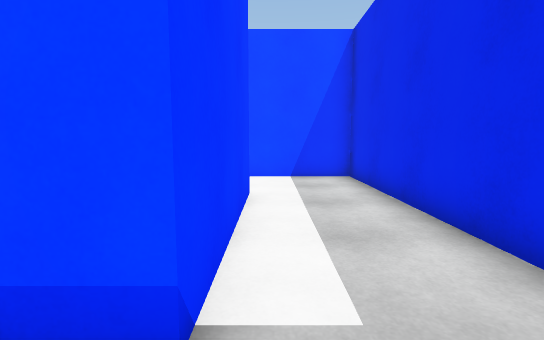
[1] (above)

24 first-person views from a walk through a Unity game level. The camera is 1.2 m above the floor, tilts 6° down and sees 85° across. The floor is counted in squares, 1 m on a side. Each view is taken from the middle of a square. On the plan, view 1 faces up. The plan holds only what a view shows up to about 13 squares ahead; the rest is blank. The place goes on beyond the plan. The player is left out.

[2]
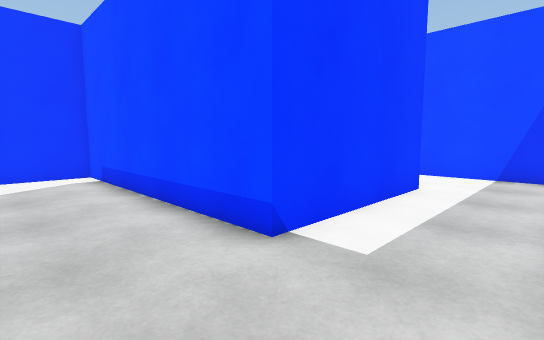

[3]
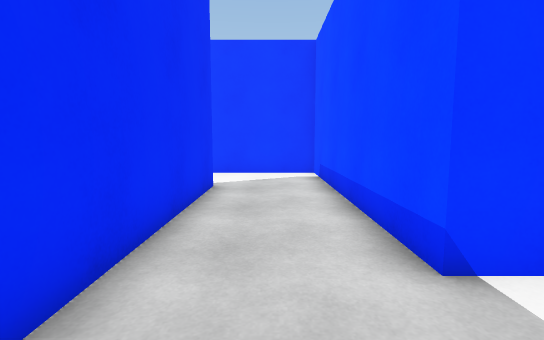

[4]
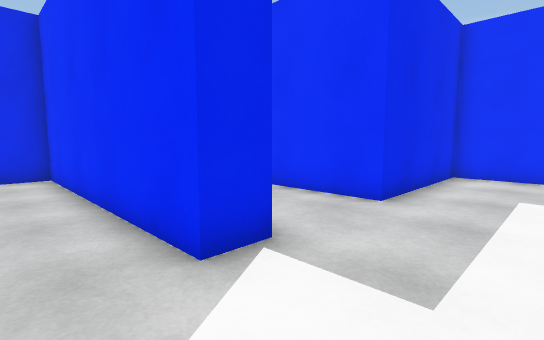

[5]
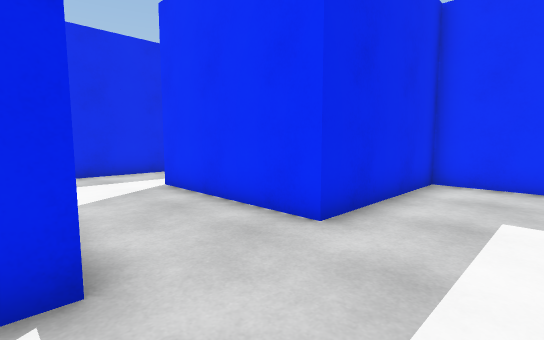

[6]
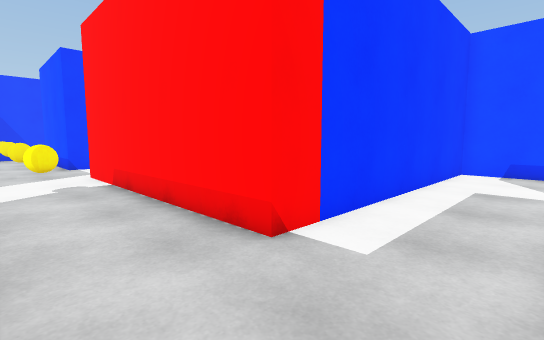

[7]
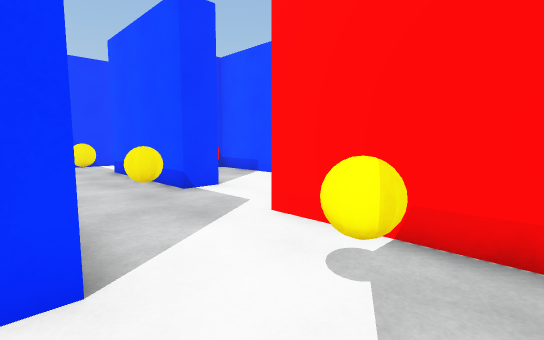

[8]
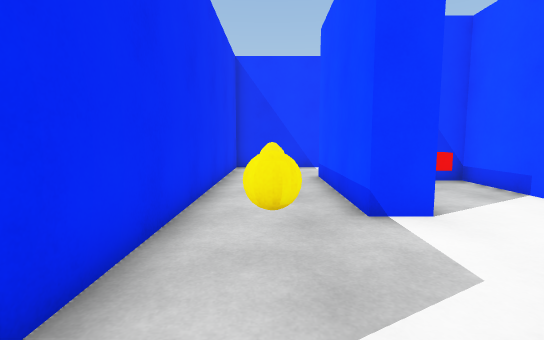

[9]
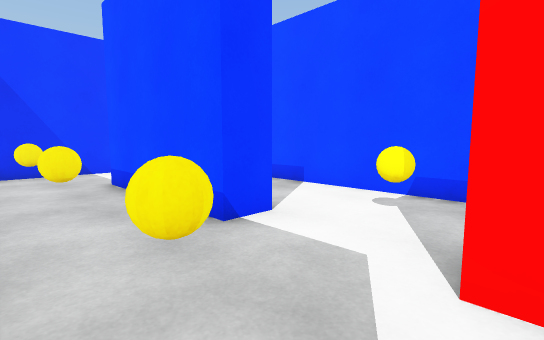

[10]
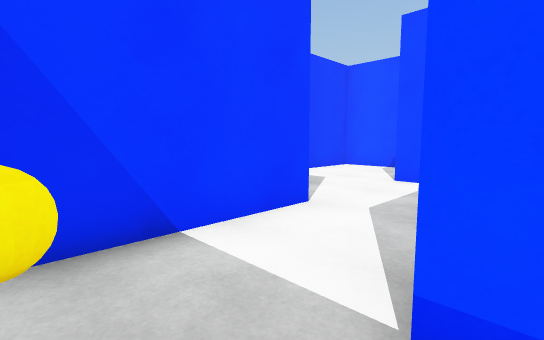

[11]
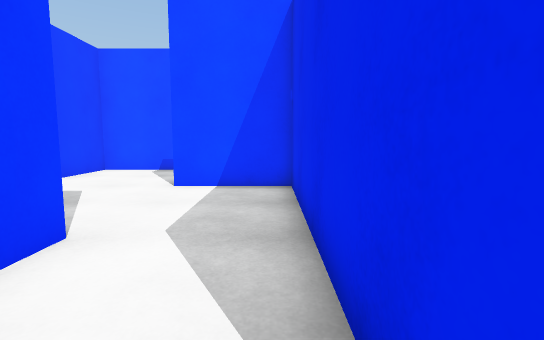

[12]
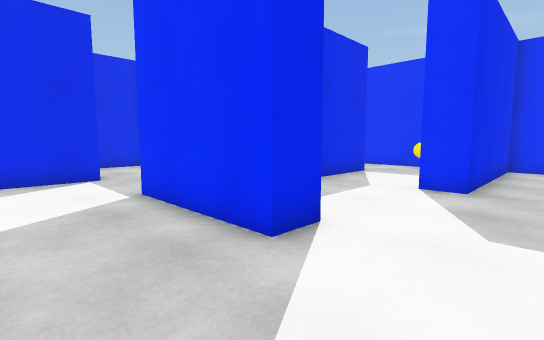

[13]
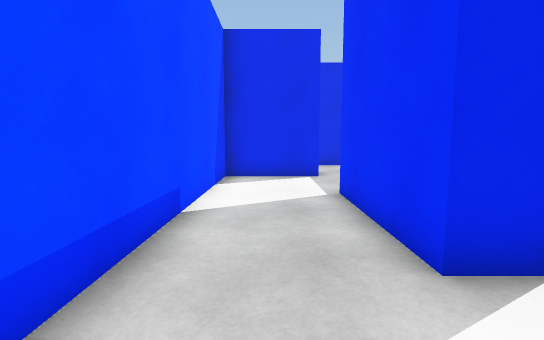

[14]
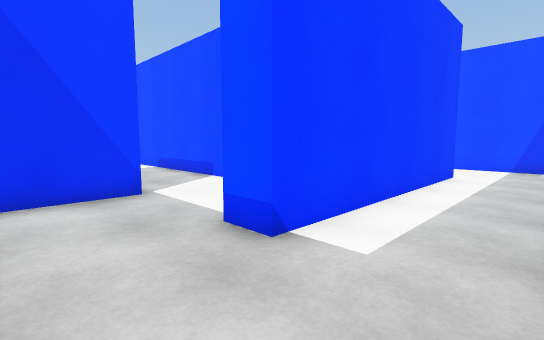

[15]
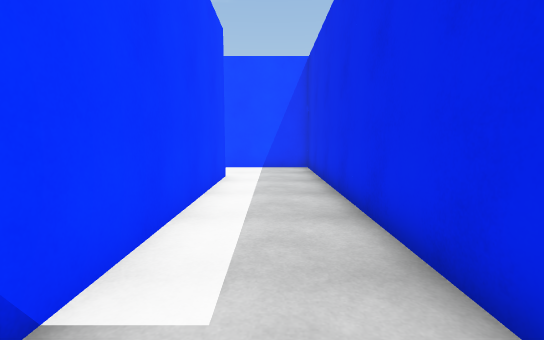

[16]
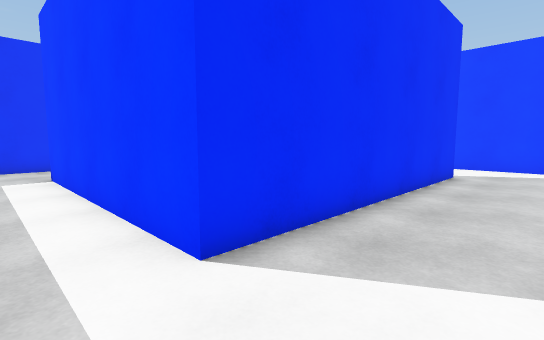

[17]
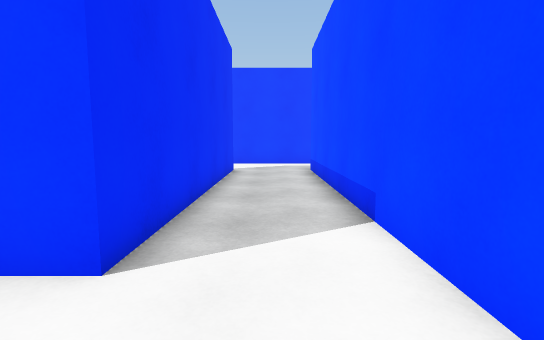

[18]
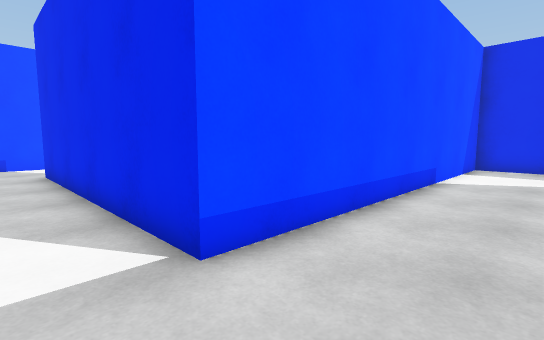

[19]
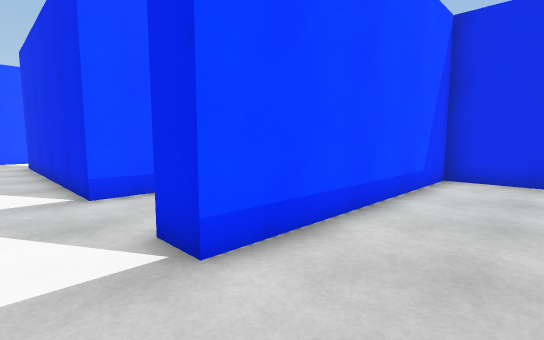

[20]
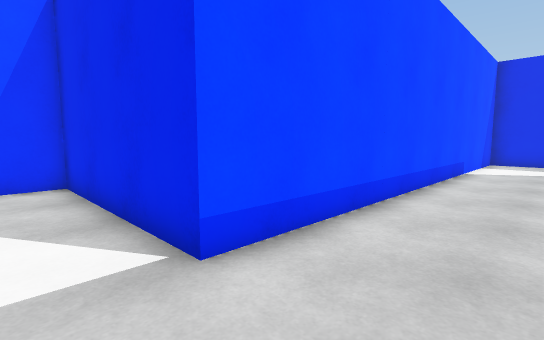

[21]
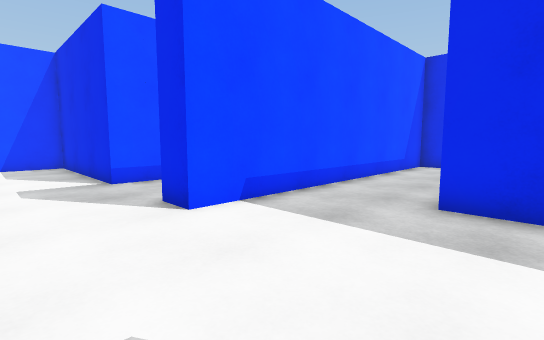

[22]
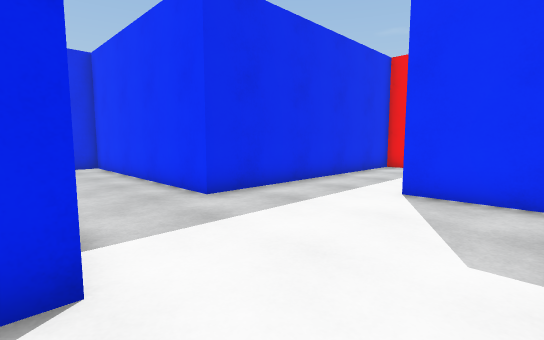

[23]
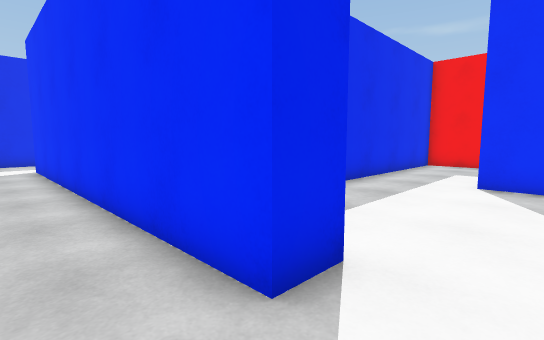

[24]
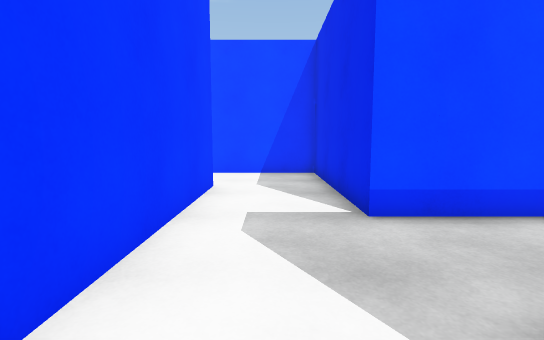

### Floor plan
Points are (right, up) in squares from view 1. A wall is a line through its corners. A room is listed if a view was taken in it or the views show most of it. See-through windows are left out.
Room 1 (views 1, 2, 3, 4, 5, 6, 7, 8, 9, 10, 11, 12, 13, 14, 15, 16, 17, 18, 20, 21, 22, 23, 24)
walls: (-14.9, -0.5) (-12.5, -0.5); (-16.5, -2.1) (-16.5, 11.5) (-28.5, 11.5) (-28.5, 19.5); (-17.2, -3.5) (-23.5, -3.5) (-23.5, -4.4); (-20, -2.5) (-18.5, -2.5); (-11.5, -6.5) (-9.5, -6.5) (-9.5, 2.5) (-1.5, 2.5) (-1.5, 5.5) (-12.5, 5.5) (-12.5, 6.5) (-0.5, 6.5) (-0.5, 1.5) (-8.5, 1.5) (-8.5, -7.5) (-16.5, -7.5); (-19.5, -6.4) (-19.5, -7.5) (-24.5, -7.5) (-24.5, -0.5) (-27.5, -0.5) (-27.5, 0.5) (-23.5, 0.5) (-23.5, -1.8); (-5.5, -2.6) (-5.5, -1.5) (2.5, -1.5) (2.5, -0.4); (-15.5, -10.4) (-15.5, -11); (-15.5, 12.5) (-15.5, 6.5); (-7.8, -10.5) (-5.5, -10.5) (-5.5, -5.5) (-0.5, -5.5); (-28.5, 8.5) (-19.5, 8.5) (-19.5, 0.5) (-20.5, 0.5) (-20.5, 3.5) (-30.5, 3.5); (2.5, 2.6) (2.5, 9.5) (-12.5, 9.5) (-12.5, 15.5) (-16.1, 15.5); (-29.5, -10.5) (-28.5, -10.5) (-28.5, -4.5) (-27.5, -4.5) (-27.5, -10.5) (-16.5, -10.5); (2.5, -7) (2.5, -4)
ways out: opening at (-29.5, 8) to room 2
objects: yellow ball (-26, -9); yellow ball (-22, -9); other object (-22, -5); yellow ball (-18, -9); yellow ball (-18, -5); yellow ball (-14, -9)
Room 2 (view 19)
walls: (-20.5, 5.4) (-20.5, 7.5) (-28.5, 7.5) (-28.5, 8.5)
ways out: opening at (-29.5, 8) to room 1

Where each view was taken, in squares from view 1:
view 1: 0 up, 0 right, facing up
view 2: 1 down, 2 right, facing up-left
view 3: 0 up, 2 right, facing left
view 4: 0 up, 8 left, facing down-right
view 5: 2 down, 8 left, facing down-right
view 6: 10 down, 6 left, facing up-left
view 7: 11 down, 13 left, facing up-left
view 8: 9 down, 15 left, facing left
view 9: 10 down, 16 left, facing up-left
view 10: 9 down, 24 left, facing up-left
view 11: 8 down, 25 left, facing up
view 12: 3 up, 30 left, facing down-right
view 13: 2 up, 30 left, facing right
view 14: 2 down, 17 left, facing up-left
view 15: 1 down, 18 left, facing up
view 16: 11 up, 18 left, facing down-left
view 17: 10 up, 17 left, facing left
view 18: 9 up, 30 left, facing up-right
view 19: 5 up, 30 left, facing up-right
view 20: 7 up, 14 left, facing up-right
view 21: 1 up, 15 left, facing up-right
view 22: 6 up, 15 left, facing down-right
view 23: 8 up, 14 left, facing down-right
view 24: 5 up, 14 left, facing up
